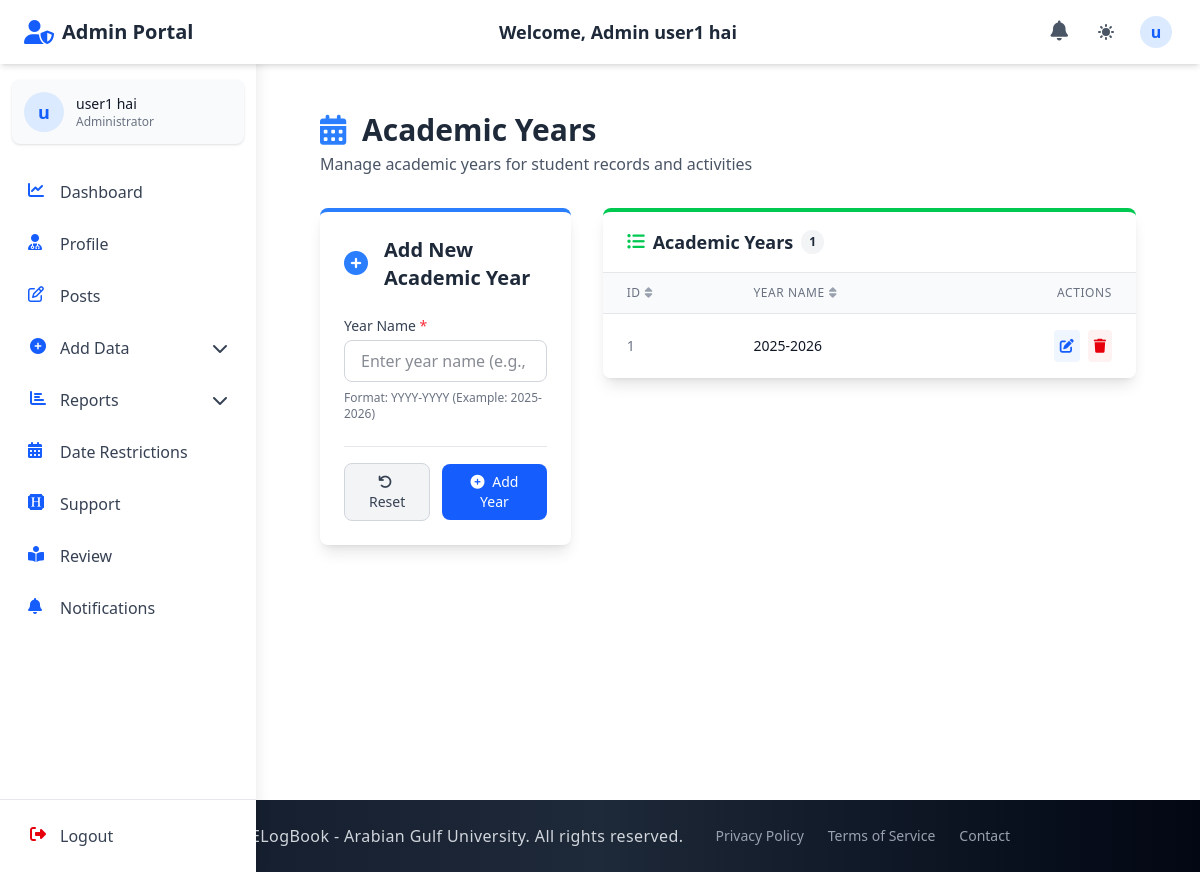
The app's page /admin_section/add_year/ (signed in) with its own data.
### accounts/models.py (models this page shows, shortened)
class CustomUser(AbstractUser):
    email = models.EmailField(unique=True)
    first_name = models.CharField(max_length=150, blank=True)
    last_name = models.CharField(max_length=150, blank=True)
    profile_photo = models.ImageField(
        upload_to="profiles/", blank=True, null=True, default="profiles/default.jpg"
    )
    city = models.CharField(max_length=100, blank=True)
    country = models.CharField(max_length=100, blank=True)
    phone_no = models.CharField(max_length=20, blank=True)
    bio = models.TextField(blank=True)
    speciality = models.CharField(max_length=100, blank=True)
    ROLE_CHOICES = (
        ("student", "Student"),
        ("doctor", "Doctor"),
        ("staff", "Staff"),
        ("admin", "Admin"),
    )
    ROLE_CHOICES = (
        ("defaultuser", "Default User"),
        ("student", "Student"),
        ("doctor", "Doctor"),
        ("staff", "Staff"),
        ("admin", "Admin"),
        ("pending", "Pending"),
    )
    role = models.CharField(max_length=15, choices=ROLE_CHOICES, default="defaultuser")
    groups = models.ManyToManyField(
        "auth.Group", related_name="customuser_groups", blank=True
    )
    user_permissions = models.ManyToManyField(
        "auth.Permission", related_name="customuser_permissions", blank=True
    )
    USERNAME_FIELD = "email"
    REQUIRED_FIELDS = ["username"]

### admin_section/models.py (models this page shows, shortened)
class LogYear(models.Model):
    year_name = models.CharField(max_length=20, unique=True)

### admin_section/views_file/add_year.py (the view)
# urls.py: path("add_year/", add_year, name="add_year"),
def add_year(request):
    if request.method == 'POST':
        form = LogYearForm(request.POST)
        if form.is_valid():
            form.save()
            messages.success(request, 'Year added successfully!')
            return redirect('admin_section:add_year')
    else:
        form = LogYearForm()
    years = LogYear.objects.all().order_by('-year_name')
    paginator = Paginator(years, 10)  # Show 10 years per page
    page_number = request.GET.get('page')
    page_obj = paginator.get_page(page_number)
    context = {
        'form': form,
        'years': page_obj,
    }
    return render(request, "admin_section/add_year.html", context)

### admin_section/forms.py
class LogYearForm(forms.ModelForm):
    class Meta:
        model = LogYear
        fields = ['year_name']
        widgets = {
            'year_name': forms.TextInput(attrs={
                'class': 'w-full px-4 py-2 rounded-lg border border-gray-300 focus:outline-none focus:ring-2 focus:ring-blue-500 dark:bg-gray-700 dark:border-gray-600 dark:text-white',
                'placeholder': 'Enter year name (e.g., 2025-2026)'
            })
        }

### admin_section/context_processors.py (called while the page is built)
def admin_notification_count(request):
    try:
        user = getattr(request, 'user', None)
        if not user:
            return {'admin_unread_notifications_count': 0}
        if getattr(user, 'is_authenticated', False) and getattr(user, 'role', None) == 'admin':
            admin_unread_notifications_count = AdminNotification.objects.filter(recipient=user, is_read=False).count()
            return {'admin_unread_notifications_count': admin_unread_notifications_count}
    except Exception:
        pass
    return {'admin_unread_notifications_count': 0}

### doctor_section/context_processors.py (called while the page is built)
def notification_count(request):
    try:
        user = getattr(request, 'user', None)
        if not user:
            return {'unread_notifications_count': 0}
        if getattr(user, 'is_authenticated', False) and hasattr(user, 'doctor_profile'):
            doctor = user.doctor_profile
            unread_notifications_count = Notification.objects.filter(
                recipient=doctor, is_read=False
            ).count()
            return {'unread_notifications_count': unread_notifications_count}
    except Exception:
        pass
    return {'unread_notifications_count': 0}

### staff_section/context_processors.py (called while the page is built)
def staff_notification_count(request):
    try:
        user = getattr(request, 'user', None)
        if not user:
            return {'staff_unread_notifications_count': 0}
        if getattr(user, 'is_authenticated', False) and hasattr(user, 'staff_profile'):
            staff = user.staff_profile
            staff_unread_notifications_count = StaffNotification.objects.filter(recipient=staff, is_read=False).count()
            return {'staff_unread_notifications_count': staff_unread_notifications_count}
    except Exception:
        pass
    return {'staff_unread_notifications_count': 0}

### admin_section/templates/admin_section/add_year.html (shortened to what this page needs)
{% extends 'base.html' %}
{% block navbar %}
  {% include 'components/admin_auth_navbar.html' %}
{% endblock %}
{% block content %}
  <div class="container mx-auto px-4 sm:px-6 lg:px-8 py-8 sm:py-10 lg:py-12">
    <div class="flex flex-col md:flex-row justify-between items-start md:items-center mb-8 gap-4">
      <div>
        <h1 class="text-2xl sm:text-3xl font-bold text-gray-800 dark:text-gray-100">
          <i class="fas fa-calendar-alt text-blue-500 mr-2"></i> Academic Years
        </h1>
        <p class="text-gray-600 dark:text-gray-400 mt-1">Manage academic years for student records and activities</p>
      </div>
    </div>
    <div class="grid grid-cols-1 lg:grid-cols-3 gap-8">
      <div class="lg:col-span-1">
        <div class="bg-white dark:bg-gray-800 shadow-lg rounded-lg overflow-hidden border-t-4 {% if is_edit %}border-yellow-500{% else %}border-blue-500{% endif %}">
          <div class="p-6">
            <div class="flex items-center mb-6">
              <div class="flex-shrink-0 mr-4 {% if is_edit %}text-yellow-500{% else %}text-blue-500{% endif %}">
                <i class="fas {% if is_edit %}fa-edit text-2xl{% else %}fa-plus-circle text-2xl{% endif %}"></i>
              </div>
              <h2 class="text-xl font-semibold text-gray-800 dark:text-gray-100">
                {{ is_edit|yesno:'Edit Existing,Add New' }} Academic Year
              </h2>
            </div>
            <form method="post" action="{% if is_edit %}{% url 'admin_section:edit_year' year.id %}{% else %}{% url 'admin_section:add_year' %}{% endif %}" id="yearForm">
              <div class="space-y-1 mb-6">
                <label for="id_year_name" class="block text-sm font-medium text-gray-700 dark:text-gray-300">
                  Year Name <span class="text-red-500">*</span>
                </label>
                {{ form.year_name }}
                {% if form.year_name.errors %}
                  <p class="mt-1 text-sm text-red-600 dark:text-red-400">{{ form.year_name.errors.0 }}</p>
                {% else %}
                  <p class="mt-1 text-xs text-gray-500 dark:text-gray-400">Format: YYYY-YYYY (Example: 2025-2026)</p>
                {% endif %}
              </div>
              <div class="flex items-center justify-end space-x-3 pt-4 border-t border-gray-200 dark:border-gray-700">
                {% if is_edit %}
                  <a href="{% url 'admin_section:add_year' %}" class="px-4 py-2 text-sm font-medium text-gray-700 dark:text-gray-300 bg-gray-100 dark:bg-gray-800 rounded-lg border border-gray-300 dark:border-gray-600 hover:bg-gray-200 dark:hover:bg-gray-700 focus:outline-none focus:ring-2 focus:ring-gray-500 transition-colors duration-200">
                    <i class="fas fa-times mr-1"></i> Cancel
                  </a>
                  <button type="submit" class="px-4 py-2 text-sm font-medium text-white bg-yellow-500 rounded-lg hover:bg-yellow-600 focus:outline-none focus:ring-2 focus:ring-yellow-500 focus:ring-offset-2 transition-colors duration-200">
                    <i class="fas fa-save mr-1"></i> Update Year
                  </button>
                {% else %}
                  <button type="reset" class="px-4 py-2 text-sm font-medium text-gray-700 dark:text-gray-300 bg-gray-100 dark:bg-gray-800 rounded-lg border border-gray-300 dark:border-gray-600 hover:bg-gray-200 dark:hover:bg-gray-700 focus:outline-none focus:ring-2 focus:ring-gray-500 transition-colors duration-200">
                    <i class="fas fa-undo mr-1"></i> Reset
                  </button>
                  <button type="submit" class="px-4 py-2 text-sm font-medium text-white bg-blue-600 rounded-lg hover:bg-blue-700 focus:outline-none focus:ring-2 focus:ring-blue-500 focus:ring-offset-2 transition-colors duration-200">
                    <i class="fas fa-plus-circle mr-1"></i> Add Year
                  </button>
                {% endif %}
              </div>
            </form>
          </div>
        </div>
      </div>
      <div class="lg:col-span-2">
        <div class="bg-white dark:bg-gray-800 shadow-lg rounded-lg overflow-hidden border-t-4 border-green-500">
          <div class="px-6 py-4 border-b border-gray-200 dark:border-gray-700 flex items-center justify-between">
            <h3 class="text-lg font-semibold text-gray-800 dark:text-gray-100 flex items-center">
              <i class="fas fa-list-ul text-green-500 mr-2"></i> Academic Years
              <span class="ml-2 px-2 py-1 text-xs rounded-full bg-gray-100 text-gray-800 dark:bg-gray-700 dark:text-gray-200">{{ years.paginator.count }}</span>
            </h3>
          </div>
          <div class="overflow-x-auto">
            <table id="years-table" class="min-w-full divide-y divide-gray-200 dark:divide-gray-700">
              <thead class="bg-gray-50 dark:bg-gray-700">
                <tr>
                  <th scope="col" class="px-6 py-3 text-left text-xs font-medium text-gray-500 dark:text-gray-300 uppercase tracking-wider">
                    <div class="flex items-center">
                      <span>ID</span>
                      <i class="fas fa-sort ml-1 text-gray-400"></i>
                    </div>
                  </th>
                  <th scope="col" class="px-6 py-3 text-left text-xs font-medium text-gray-500 dark:text-gray-300 uppercase tracking-wider">
                    <div class="flex items-center">
                      <span>Year Name</span>
                      <i class="fas fa-sort ml-1 text-gray-400"></i>
                    </div>
                  </th>
                  <th scope="col" class="px-6 py-3 text-right text-xs font-medium text-gray-500 dark:text-gray-300 uppercase tracking-wider">Actions</th>
                </tr>
              </thead>
              <tbody class="bg-white dark:bg-gray-800 divide-y divide-gray-200 dark:divide-gray-700">
                {% for year in years %}
                  <tr class="hover:bg-gray-50 dark:hover:bg-gray-700 transition-colors duration-150">
                    <td class="px-6 py-4 whitespace-nowrap text-sm text-gray-500 dark:text-gray-300">{{ year.id }}</td>
                    <td class="px-6 py-4 whitespace-nowrap">
                      <div class="text-sm font-medium text-gray-900 dark:text-white">{{ year.year_name }}</div>
                    </td>
                    <td class="px-6 py-4 whitespace-nowrap text-right text-sm font-medium">
                      <div class="flex justify-end space-x-2">
                        <a href="{% url 'admin_section:edit_year' year.id %}"
                           class="p-1.5 bg-blue-50 text-blue-600 rounded hover:bg-blue-100 dark:bg-blue-900/30 dark:text-blue-400 dark:hover:bg-blue-900/50 transition-colors duration-200"
                           title="Edit Year">
                          <i class="fas fa-edit"></i>
                        </a>
                        <button type="button"
                                class="delete-year-btn p-1.5 bg-red-50 text-red-600 rounded hover:bg-red-100 dark:bg-red-900/30 dark:text-red-400 dark:hover:bg-red-900/50 transition-colors duration-200"
                                data-year-id="{{ year.id }}"
                                data-year-name="{{ year.year_name }}"
                                title="Delete Year">
                          <i class="fas fa-trash"></i>
                        </button>
                      </div>
                    </td>
                  </tr>
                {% endfor %}
              </tbody>
            </table>
          </div>
        </div>
      </div>
    </div>
  </div>
{% endblock %}

### templates/components/auth_navbar_base.html (shortened to what this page needs)
<header class="bg-white dark:bg-gray-800 shadow-md fixed top-0 left-0 right-0 z-40 h-16 transition-all duration-300">
  <div class="flex items-center justify-between h-full px-4 md:px-6 max-w-7xl mx-auto">
    <div class="flex items-center space-x-3">
      <a href="{% block home_url %}{% endblock %}" class="flex items-center">
        <i class="{% block header_icon %}fas fa-book-medical{% endblock %} text-blue-600 dark:text-blue-400 text-2xl mr-2"></i>
        <span class="font-bold text-xl text-gray-800 dark:text-white hidden sm:inline">{% block portal_name %}ElogBook Portal{% endblock %}</span>
      </a>
    </div>
    <div class="hidden md:block text-center">
      <h1 class="text-lg font-semibold text-gray-800 dark:text-white">
        Welcome, {% block user_title %}{% endblock %} {{ request.session.first_name }} {{ request.session.last_name }}
      </h1>
    </div>
    <div class="flex items-center space-x-3">
      <div class="relative">
        <a href="{% block notifications_url %}#{% endblock %}" class="p-2 text-gray-600 dark:text-gray-300 hover:bg-gray-100 dark:hover:bg-gray-700 rounded-full transition-colors duration-200" aria-label="Notifications">
          <i class="fas fa-bell text-xl"></i>
        </a>
      </div>
      <button id="theme-toggle" aria-label="Toggle dark mode" class="p-2 text-gray-600 dark:text-gray-300 hover:bg-gray-100 dark:hover:bg-gray-700 rounded-full transition-colors duration-200 focus:outline-none focus:ring-2 focus:ring-blue-500">
      </button>
      <div class="relative" x-data="{open: false}">
        <button @click="open = !open" id="user-menu-button" class="flex items-center text-gray-600 dark:text-gray-300 hover:bg-gray-100 dark:hover:bg-gray-700 rounded-full p-1 focus:outline-none focus:ring-2 focus:ring-blue-500">
          <div class="h-8 w-8 rounded-full bg-blue-100 dark:bg-blue-900 flex items-center justify-center text-blue-600 dark:text-blue-300 font-semibold">
            {{ request.session.first_name|slice:"0:1" }}
          </div>
        </button>
      </div>
    </div>
  </div>
</header>
<aside id="sidebar" class="fixed inset-y-0 left-0 z-30 w-64 pt-16 bg-white dark:bg-gray-800 shadow-lg transform -translate-x-full transition-transform duration-300 ease-in-out md:translate-x-0 overflow-hidden">
  <div class="h-full flex flex-col">
    <div class="flex-1 px-3 py-4 overflow-y-auto">
      <div class="flex items-center p-3 mb-6 rounded-lg bg-gray-50 dark:bg-gray-700 shadow-sm">
        <div class="flex-shrink-0">
          <div class="h-10 w-10 rounded-full bg-blue-100 dark:bg-blue-900 flex items-center justify-center text-blue-600 dark:text-blue-300 font-semibold text-lg">
            {{ request.session.first_name|slice:"0:1" }}
          </div>
        </div>
        <div class="ml-3 overflow-hidden">
        <p class="text-sm font-medium text-gray-900 dark:text-white truncate">{{ request.session.first_name }} {{ request.session.last_name }}</p>
        <p class="text-xs text-gray-500 dark:text-gray-400 truncate">{% block user_role %}User{% endblock %}</p>
      </div>
    </div>
      <nav class="space-y-1">
        {% block sidebar_menu %}{% endblock %}
      </nav>
    </div>
    <div class="px-3 py-3 border-t border-gray-200 dark:border-gray-700">
      <form method="POST" action="{% block logout_url_bottom %}#{% endblock %}" class="w-full">
        <button type="submit" class="flex w-full items-center px-4 py-3 text-gray-700 dark:text-gray-300 rounded-lg hover:bg-gray-100 dark:hover:bg-gray-700 group transition-colors duration-200">
          <i class="fas fa-sign-out-alt w-5 h-5 text-red-600 dark:text-red-400"></i>
          <span class="ml-3 font-medium">Logout</span>
        </button>
      </form>
    </div>
  </div>
</aside>
<div id="content-wrapper" class="pt-16 md:pl-64 min-h-screen transition-all duration-300">
</div>

### templates/components/auth_navbar_base.html (style rules this page uses)
@media (min-width: 768px) { #content-wrapper { padding-left: 16rem; } }
#sidebar { box-shadow: 0 0 15px rgba(0, 0, 0, 0.1); }

### records on screen
CustomUser: session.first_name "user1", session.last_name "hai", session.first_name "u"
LogYear: id "1", year_name "2025-2026"

### other values on screen
{{ is_edit|yesno:'Edit Existing,Add New' }} "Add New"
{{ years.paginator.count }} "1"
